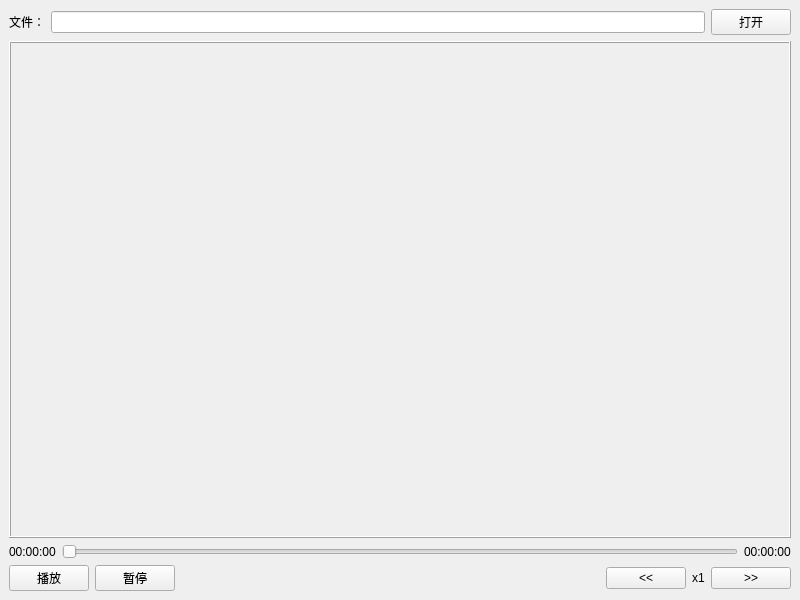
<?xml version="1.0" encoding="UTF-8"?>
<ui version="4.0">
 <class>MainWindow</class>
 <widget class="QMainWindow" name="MainWindow">
  <property name="geometry">
   <rect>
    <x>0</x>
    <y>0</y>
    <width>800</width>
    <height>600</height>
   </rect>
  </property>
  <property name="windowTitle">
   <string>MainWindow</string>
  </property>
  <widget class="QWidget" name="centralwidget">
   <layout class="QVBoxLayout" name="verticalLayout">
    <item>
     <layout class="QHBoxLayout" name="horizontalLayout">
      <item>
       <widget class="QLabel" name="label_2">
        <property name="text">
         <string>文件：</string>
        </property>
       </widget>
      </item>
      <item>
       <widget class="QLineEdit" name="lineEditPath"/>
      </item>
      <item>
       <widget class="QPushButton" name="pushButtonOpen">
        <property name="text">
         <string>打开</string>
        </property>
       </widget>
      </item>
     </layout>
    </item>
    <item>
     <widget class="QFrame" name="frame">
      <property name="sizePolicy">
       <sizepolicy hsizetype="Preferred" vsizetype="Preferred">
        <horstretch>1</horstretch>
        <verstretch>1</verstretch>
       </sizepolicy>
      </property>
      <property name="frameShape">
       <enum>QFrame::Box</enum>
      </property>
      <property name="frameShadow">
       <enum>QFrame::Raised</enum>
      </property>
      <layout class="QGridLayout" name="gridLayout">
       <property name="leftMargin">
        <number>0</number>
       </property>
       <property name="topMargin">
        <number>0</number>
       </property>
       <property name="rightMargin">
        <number>0</number>
       </property>
       <property name="bottomMargin">
        <number>0</number>
       </property>
       <item row="0" column="0">
        <widget class="LabelVideo" name="labelVideo">
         <property name="text">
          <string/>
         </property>
        </widget>
       </item>
      </layout>
     </widget>
    </item>
    <item>
     <layout class="QHBoxLayout" name="horizontalLayout_3">
      <item>
       <widget class="QLabel" name="labelPosition">
        <property name="text">
         <string>00:00:00</string>
        </property>
       </widget>
      </item>
      <item>
       <widget class="QSlider" name="horizontalSlider">
        <property name="orientation">
         <enum>Qt::Horizontal</enum>
        </property>
       </widget>
      </item>
      <item>
       <widget class="QLabel" name="labelDuration">
        <property name="text">
         <string>00:00:00</string>
        </property>
       </widget>
      </item>
     </layout>
    </item>
    <item>
     <layout class="QHBoxLayout" name="horizontalLayout_2">
      <item>
       <widget class="QPushButton" name="pushButtonPlay">
        <property name="text">
         <string>播放</string>
        </property>
       </widget>
      </item>
      <item>
       <widget class="QPushButton" name="pushButtonPause">
        <property name="text">
         <string>暂停</string>
        </property>
       </widget>
      </item>
      <item>
       <spacer name="horizontalSpacer">
        <property name="orientation">
         <enum>Qt::Horizontal</enum>
        </property>
        <property name="sizeHint" stdset="0">
         <size>
          <width>40</width>
          <height>20</height>
         </size>
        </property>
       </spacer>
      </item>
      <item>
       <widget class="QPushButton" name="pushButtonSpeedDown">
        <property name="text">
         <string>&lt;&lt;</string>
        </property>
       </widget>
      </item>
      <item>
       <widget class="QLabel" name="labelSpeed">
        <property name="text">
         <string>x1</string>
        </property>
       </widget>
      </item>
      <item>
       <widget class="QPushButton" name="pushButtonSpeedUp">
        <property name="text">
         <string>&gt;&gt;</string>
        </property>
       </widget>
      </item>
     </layout>
    </item>
   </layout>
  </widget>
 </widget>
 <customwidgets>
  <customwidget>
   <class>LabelVideo</class>
   <extends>QLabel</extends>
   <header>LabelVideo.h</header>
  </customwidget>
 </customwidgets>
 <resources/>
 <connections/>
</ui>
